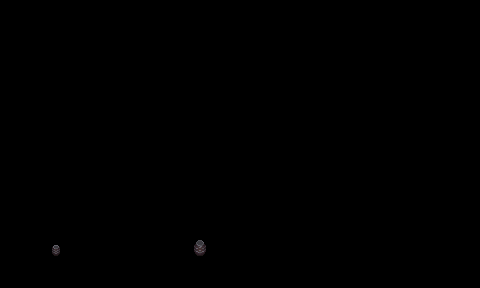

The image is a tile-based game level rendered from a .tmx file. Its description and source (layers, tilesets, objects; grid data summarised) follow:
An orthogonal 30x18 tile map with 16x16 px tiles, 1 tile layer (decorative).

<map version="1.10" tiledversion="1.10.0" orientation="orthogonal" renderorder="right-down" width="30" height="18" tilewidth="16" tileheight="16" infinite="0" nextlayerid="32" nextobjectid="71">
 <tileset firstgid="1" name="decorative" tilewidth="16" tileheight="16" tilecount="256" columns="16">
  <image source="../Images/Map/Decorative.png" width="256" height="256" />
 </tileset>
 <layer id="26" name="decorative" width="30" height="18">
  <data>[540 cells, 2 non-empty, 2 distinct tile ids]</data>
 </layer>
</map>
